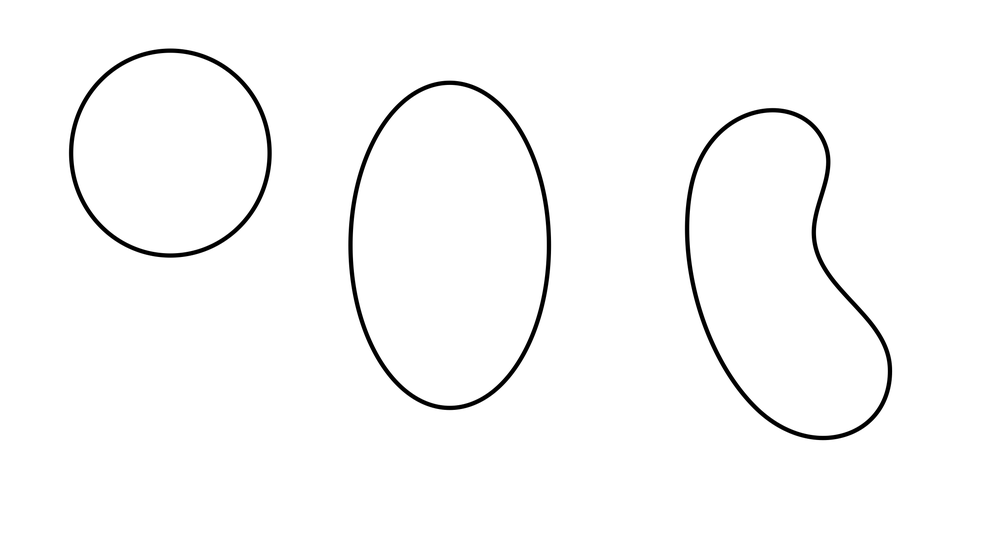
#> input picture circle.png, 1000 x 536 px, shrunk from 2354 x 1262 before the run
$ python find_circle.py
#> lines starting #> are read from the running program, lines starting #| are printed output that depends on the picture; after the words box and inside, x2 and y2 are one past the last pixel; in counts of white or black regions, pixels touching at a corner belong together
import cv2
import numpy as np

# Load image, grayscale, Otsu's threshold
image = cv2.imread('circle.png')
#> image is the input picture: shape (536, 1000, 3); min 0, max 255, mean 250.3
gray = cv2.cvtColor(image, cv2.COLOR_BGR2GRAY)
thresh = cv2.threshold(gray, 0, 255, cv2.THRESH_BINARY_INV + cv2.THRESH_OTSU)[1]
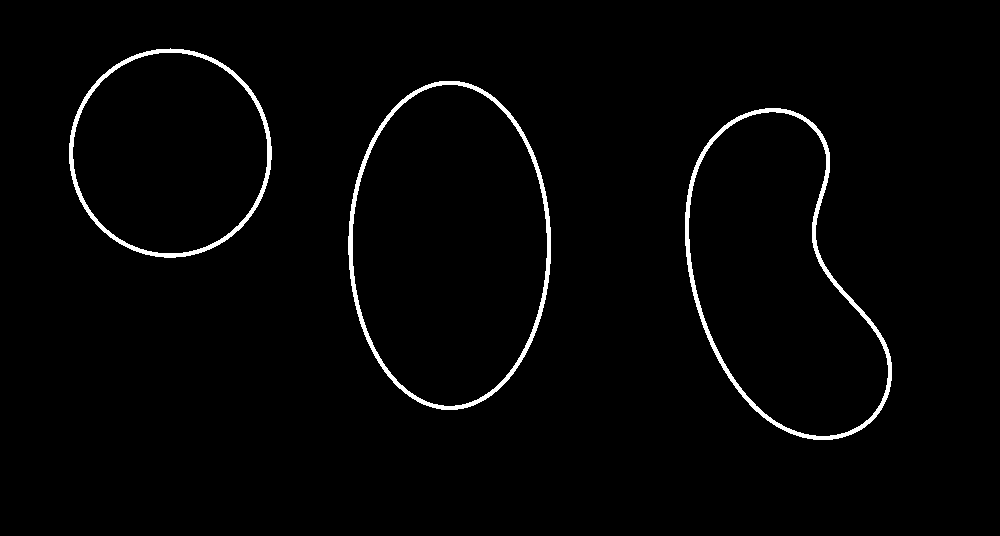
#> thresh: shape (536, 1000); 1.9% white; 3 white regions, box (x1, y1, x2, y2) and area: (685, 108, 892, 440) 3732, (348, 81, 551, 410) 3594, (69, 48, 272, 258) 2745

# Find circles with HoughCircles
circles = cv2.HoughCircles(thresh, cv2.HOUGH_GRADIENT, 1,150,param1=50,param2=20,minRadius=0,maxRadius=0)
#> circles = [[167.5, 151.5, 99.3], [916.5, 249.5, 227.5], [821.5, 370.5, 69.6], [515.5, 230.5, 168.9], [766.5, 170.5, 61.7]]

# Draw circles
if circles is not None:
    circles = np.round(circles[0, :]).astype("int")
#> circles = [[168, 152, 99], [916, 250, 228], [822, 370, 70], [516, 230, 169], [766, 170, 62]]
    for (x,y,r) in circles:
        cv2.circle(image, (x,y), r, (36,255,12), 3)
#> this loop made 5 passes
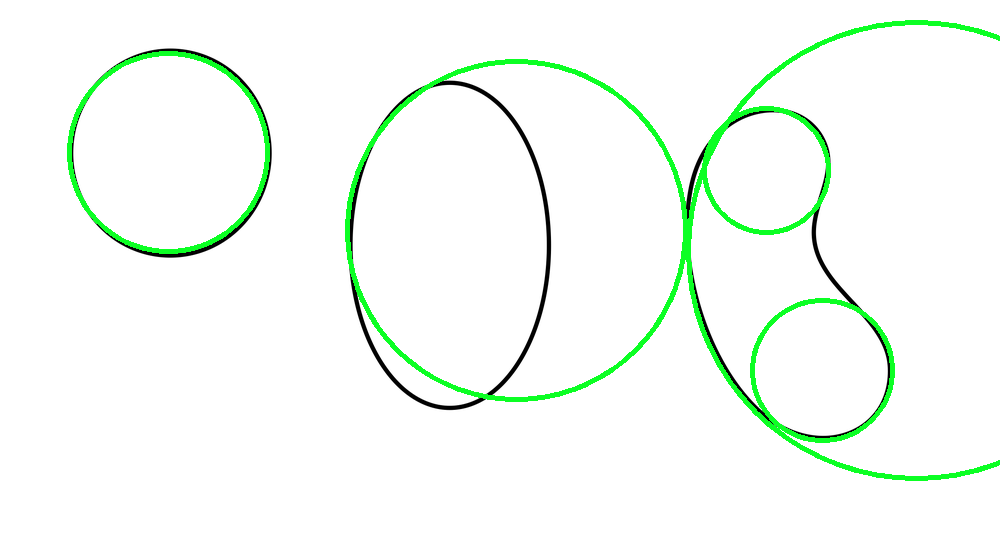
#> image: shape (536, 1000, 3); 3.11% of pixels changed, all inside (x1, y1, x2, y2) = (67, 20, 1000, 481)

cv2.imshow('thresh', thresh)
cv2.imshow('image', image)
cv2.waitKey()
